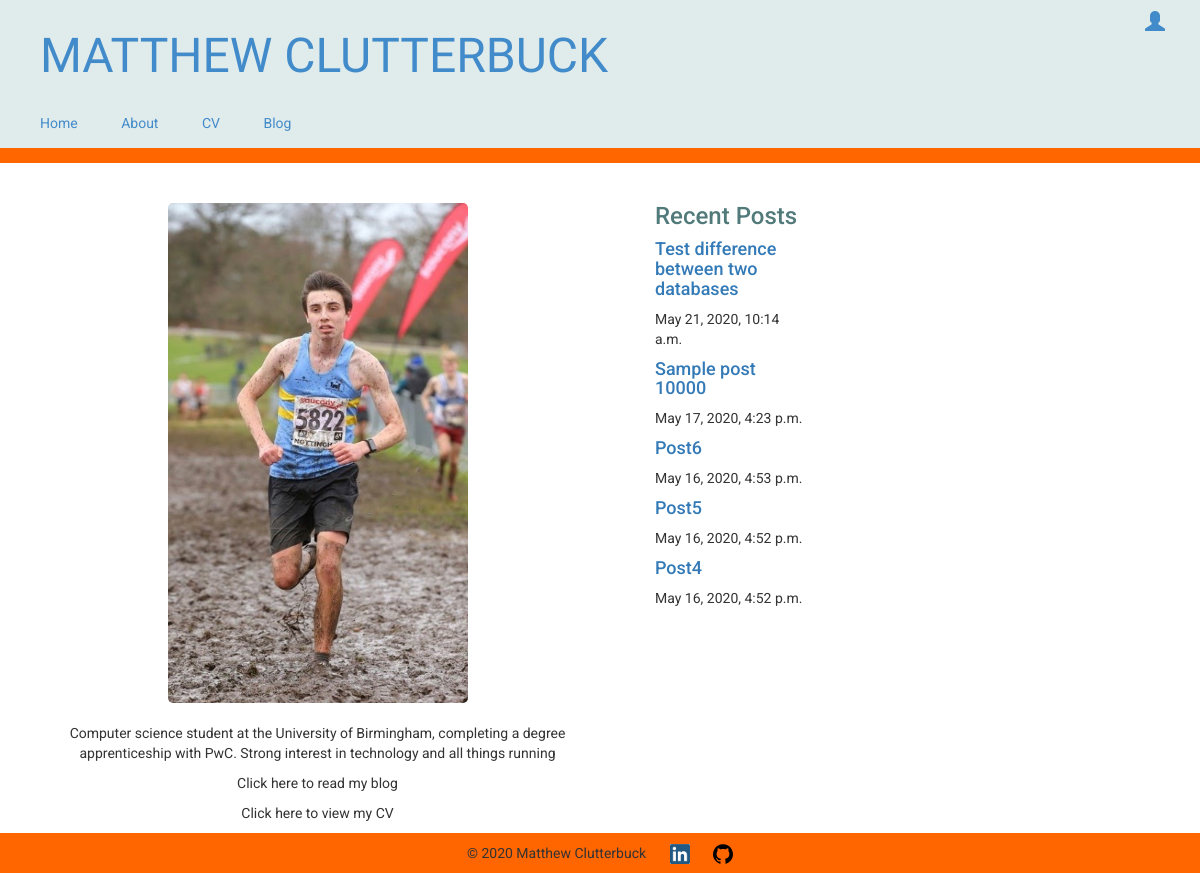
Before: / with the older database file.
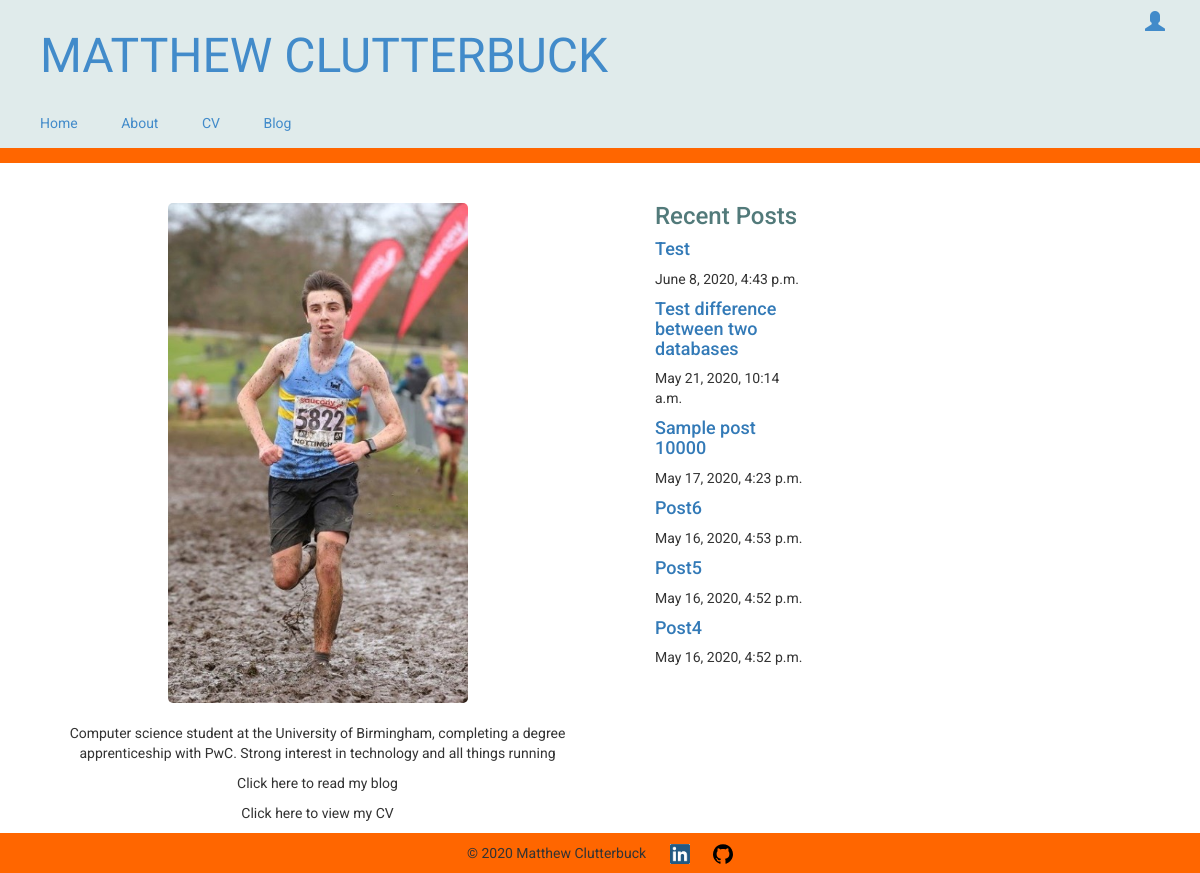
After: the same page with the newer database file.
### blog/models.py (models this page shows, shortened)
class Post(models.Model):
    author = models.ForeignKey(settings.AUTH_USER_MODEL, on_delete=models.CASCADE)
    title = models.CharField(max_length=200)
    text = models.TextField()
    created_date = models.DateTimeField(default=timezone.now)
    published_date = models.DateTimeField(blank=True, null=True)

### blog/views.py (the view)
# urls.py: path('', views.homepage, name='homepage'),
def homepage(request):
    posts = Post.objects.filter(published_date__lte=timezone.now()).order_by('-published_date')
    return render(request, 'blog/homepage.html', {'posts': posts})

### blog/templates/blog/homepage.html
{% extends 'blog/base.html' %}
{% load static %}
{% block content %}
    <div class = "homepage_wrapper">
        <div class="homepage_content">
            <img alt="Matt Profile Image" src="{% static 'images/profile.jpg' %}">
            <p>Computer science student at the University of Birmingham, completing a degree apprenticeship with PwC. Strong interest in technology and all things running</p>
            <p>Click here to read my blog</p>
            <p>Click here to view my CV</p>
        </div>
        <div class="recent_wrapper">
            <h3>Recent Posts</h3>
            {% for post in posts %}
                <div class="recent">
                    <h4><a href="{% url 'post_detail' pk=post.pk %}">{{ post.title }}</a></h4>
                    <p>{{ post.published_date }}</p>
                </div>
            {% endfor %}
        </div>
    </div>
{% endblock %}

Changed rows visible on the page:
added Post: title "Test", published_date "June 8, 2020, 4:43 p.m."
